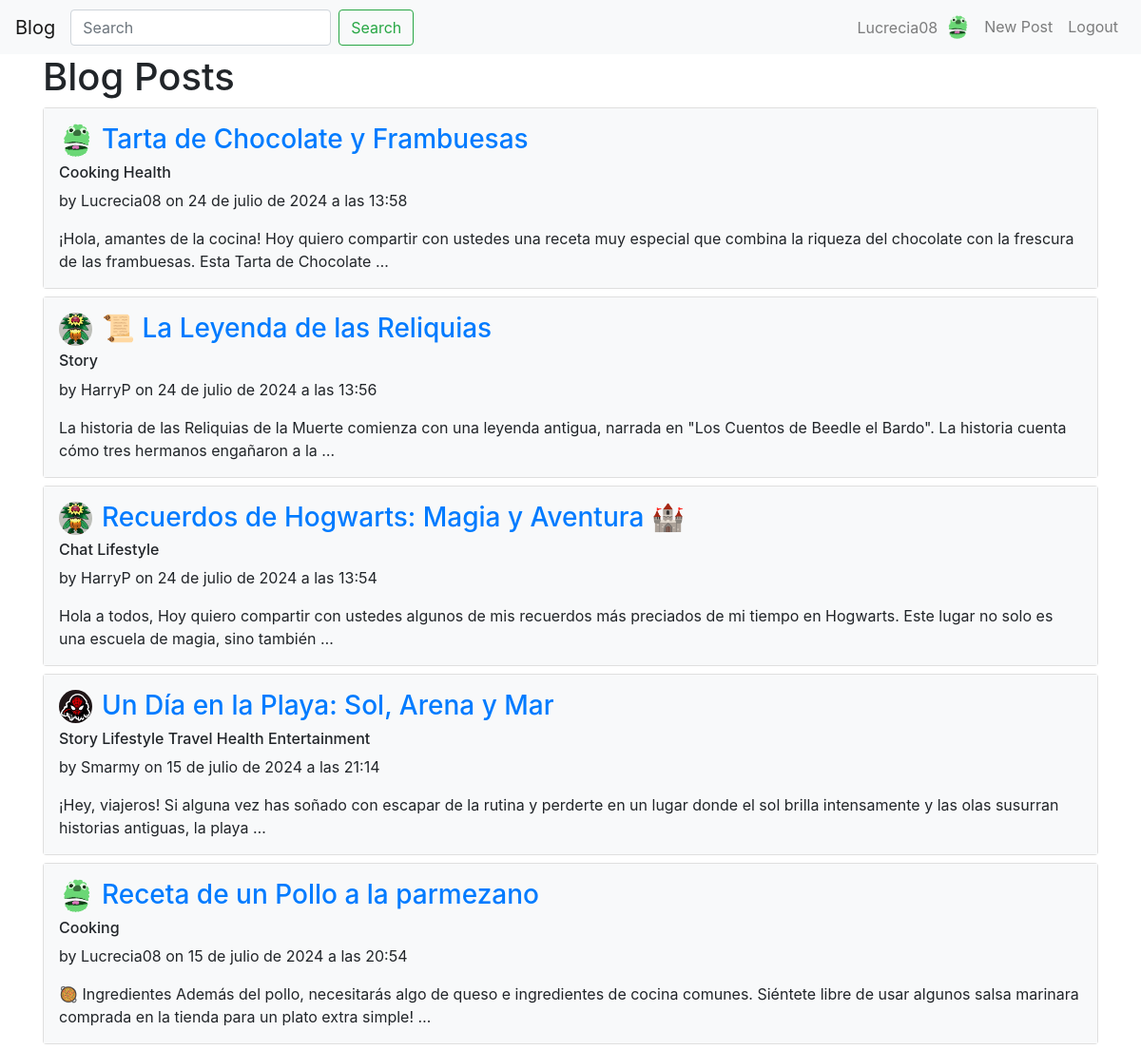
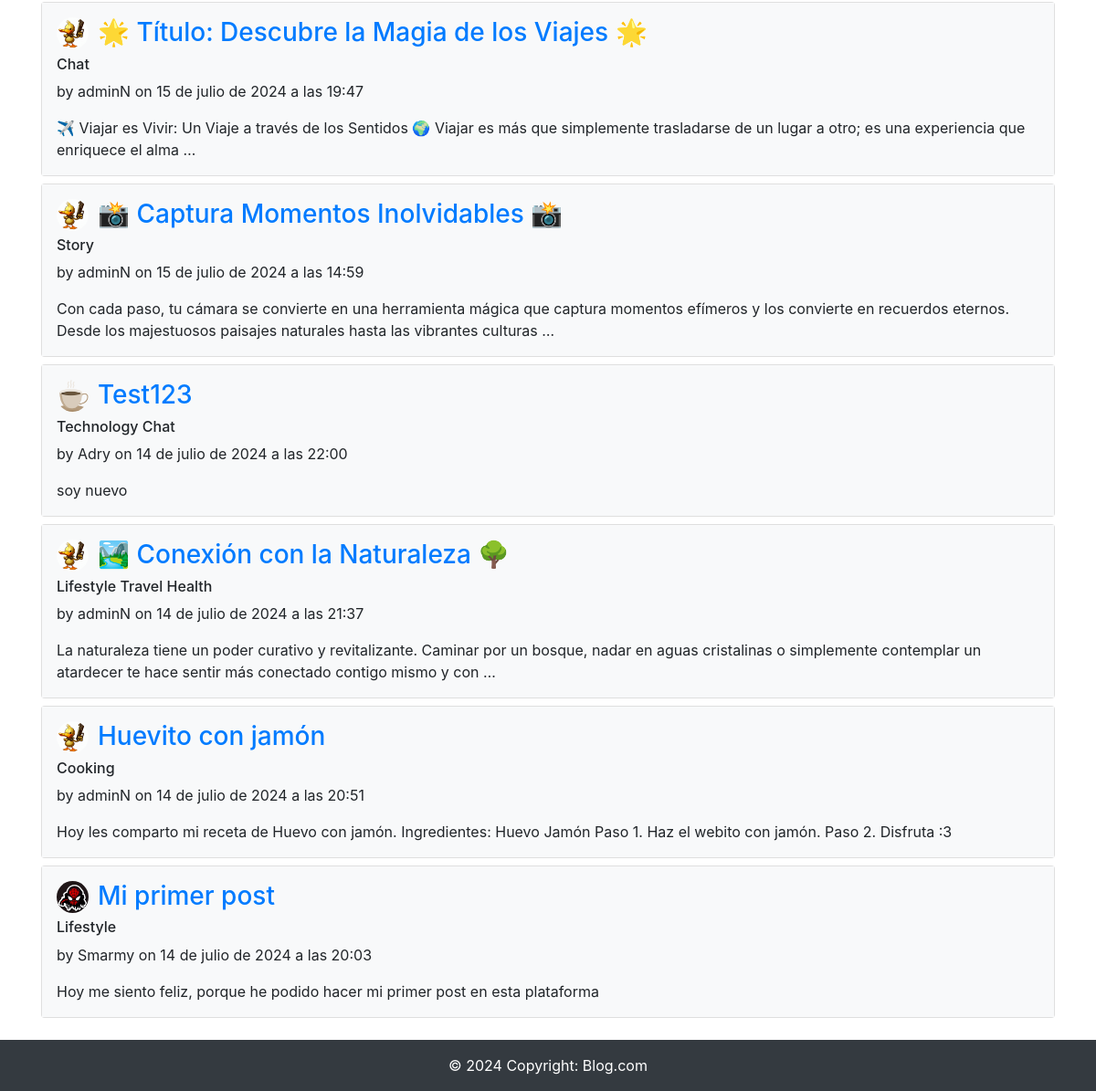
Screenshot of / (signed in) with the database file from the repository (2 pictures, top to bottom).
### app/models.py (models this page shows, shortened)
class Profile(models.Model):
    user = models.OneToOneField(User, on_delete=models.CASCADE)
    image = models.ImageField(default='default.png', upload_to='profile_pics')

class Post(models.Model):
    title = models.CharField(max_length=200)
    content = models.TextField()
    categories = models.ManyToManyField(Category, related_name='posts')
    tags = models.ManyToManyField(Tag, related_name='posts')
    date_posted = models.DateTimeField(default=timezone.now)
    author = models.ForeignKey(User, on_delete=models.CASCADE)

class Category(models.Model):
    name = models.CharField(max_length=100)

### app/views.py (the view, shortened to what this page needs)
# urls.py: path('', PostListView.as_view(), name='blog-home'),
class PostListView(ListView):
    model = Post
    template_name = 'blog/home.html'
    context_object_name = 'posts'
    def get_queryset(self):
        query = self.request.GET.get('q')
        return Post.objects.all().order_by('-date_posted')

### app/templates/blog/home.html
{% extends "base.html" %}
{% block content %}
<h1>Blog Posts</h1>
{% for post in posts %}
    <div class="card mb-2">
        <div class="card-body bg-light p-3">
            <div class="d-flex">
                <img src="{{ post.author.profile.image.url }}" class="rounded-circle" alt="Profile Picture"
                    style="width: 35px; height: 35px; object-fit: cover; margin-right: 10px;">
                <h3><a href="{% url 'post-detail' post.pk %}">{{ post.title }}</a></h3>
            </div>
            <h6>
                {% for category in post.categories.all %}
                {{ category.name }}
                {% endfor %}
            </h6>
            <p>by {{ post.author }} on {{ post.date_posted }}</p>
            <p class="mb-0">{{ post.content|truncatewords:30 }}</p>
        </div>
    </div>
{% endfor %}
{% endblock %}

### app/templates/base.html (shortened to what this page needs)
<!DOCTYPE html>
<html lang="en">
<head>
    <link rel="stylesheet" href="https://stackpath.bootstrapcdn.com/bootstrap/4.3.1/css/bootstrap.min.css">
    {% load static %}
    <link rel="stylesheet" href="{% static 'style/style.css' %}">
</head>
<body>
    <nav class="navbar navbar-expand-lg navbar-light bg-light">
        <a class="navbar-brand" href="{% url 'blog-home' %}">Blog</a>
        <form class="form-inline my-2 my-lg-0" method="get" action="{% url 'blog-home' %}">
            <input class="form-control mr-sm-2" type="search" placeholder="Search" aria-label="Search" name="q">
            <button class="btn btn-outline-success my-2 my-sm-0" type="submit">Search</button>
        </form>
        <div class="collapse navbar-collapse" id="navbarNav">
            <ul class="navbar-nav ml-auto">
                {% if user.is_authenticated %}
                    <li class="nav-item">
                        <a class="nav-link d-flex align-items-center" href="{% url 'user-profile' user.username %}">
                            <span class="mr-2">{{ user.username }}</span>
                            <img src="{{ user.profile.image.url }}" class="rounded-circle" alt="Profile Picture" style="width: 25px; height: 25px; object-fit: cover;">
                        </a>
                    </li>
                    <li class="nav-item">
                        <a class="nav-link" href="{% url 'post-create' %}">New Post</a>
                    </li>
                    <li class="nav-item">
                        <a class="nav-link" href="#" onclick="event.preventDefault(); document.getElementById('logout-form').submit();">
                            Logout
                        </a>
                    </li>
                {% endif %}
            </ul>
        </div>
    </nav>
    <div class="container">
        {% block content %}
        {% endblock %}
    </div>
    {% include 'footer.html' %}
</body>
</html>

### rows the page displays
Post: author.profile.image (picture), title "Tarta de Chocolate y Frambuesas", author "Lucrecia08", date_posted "24 de julio de 2024 a las 13:58", content "¡Hola, amantes de la cocina! Hoy quiero compartir con ustedes una receta muy especial que combina la riqueza del chocolate con la frescura de las frambuesas. Esta Tarta de Chocolate …"
Category: name "Cooking"
Category: name "Health"
Post: author.profile.image (picture), title "📜 La Leyenda de las Reliquias", author "HarryP", date_posted "24 de julio de 2024 a las 13:56", content "La historia de las Reliquias de la Muerte comienza con una leyenda antigua, narrada en \"Los Cuentos de Beedle el Bardo\". La historia cuenta cómo tres hermanos engañaron a la …"
Category: name "Story"
Post: author.profile.image (picture), title "Recuerdos de Hogwarts: Magia y Aventura 🏰", author "HarryP", date_posted "24 de julio de 2024 a las 13:54", content "Hola a todos, Hoy quiero compartir con ustedes algunos de mis recuerdos más preciados de mi tiempo en Hogwarts. Este lugar no solo es una escuela de magia, sino también …"
Category: name "Chat"
Category: name "Lifestyle"
Post: author.profile.image (picture), title "Un Día en la Playa: Sol, Arena y Mar", author "Smarmy", date_posted "15 de julio de 2024 a las 21:14", content "¡Hey, viajeros! Si alguna vez has soñado con escapar de la rutina y perderte en un lugar donde el sol brilla intensamente y las olas susurran historias antiguas, la playa …"
Category: name "Travel"
Category: name "Entertainment"
Post: author.profile.image (picture), title "Receta de un Pollo a la parmezano", author "Lucrecia08", date_posted "15 de julio de 2024 a las 20:54", content "🥘 Ingredientes Además del pollo, necesitarás algo de queso e ingredientes de cocina comunes. Siéntete libre de usar algunos salsa marinara comprada en la tienda para un plato extra simple! …"
Post: author.profile.image (picture), title "🌟 Título: Descubre la Magia de los Viajes 🌟", author "adminN", date_posted "15 de julio de 2024 a las 19:47", content "✈️ Viajar es Vivir: Un Viaje a través de los Sentidos 🌍 Viajar es más que simplemente trasladarse de un lugar a otro; es una experiencia que enriquece el alma …"
Post: author.profile.image (picture), title "📸 Captura Momentos Inolvidables 📸", author "adminN", date_posted "15 de julio de 2024 a las 14:59", content "Con cada paso, tu cámara se convierte en una herramienta mágica que captura momentos efímeros y los convierte en recuerdos eternos. Desde los majestuosos paisajes naturales hasta las vibrantes culturas …"
Post: author.profile.image (picture), title "Test123", author "Adry", date_posted "14 de julio de 2024 a las 22:00", content "soy nuevo"
Category: name "Technology"
Post: author.profile.image (picture), title "🏞️ Conexión con la Naturaleza 🌳", author "adminN", date_posted "14 de julio de 2024 a las 21:37", content "La naturaleza tiene un poder curativo y revitalizante. Caminar por un bosque, nadar en aguas cristalinas o simplemente contemplar un atardecer te hace sentir más conectado contigo mismo y con …"
Post: author.profile.image (picture), title "Huevito con jamón", author "adminN", date_posted "14 de julio de 2024 a las 20:51", content "Hoy les comparto mi receta de Huevo con jamón. Ingredientes: Huevo Jamón Paso 1. Haz el webito con jamón. Paso 2. Disfruta :3"
Post: author.profile.image (picture), title "Mi primer post", author "Smarmy", date_posted "14 de julio de 2024 a las 20:03", content "Hoy me siento feliz, porque he podido hacer mi primer post en esta plataforma"

### other values shown
{{ user.username }} "Lucrecia08"
